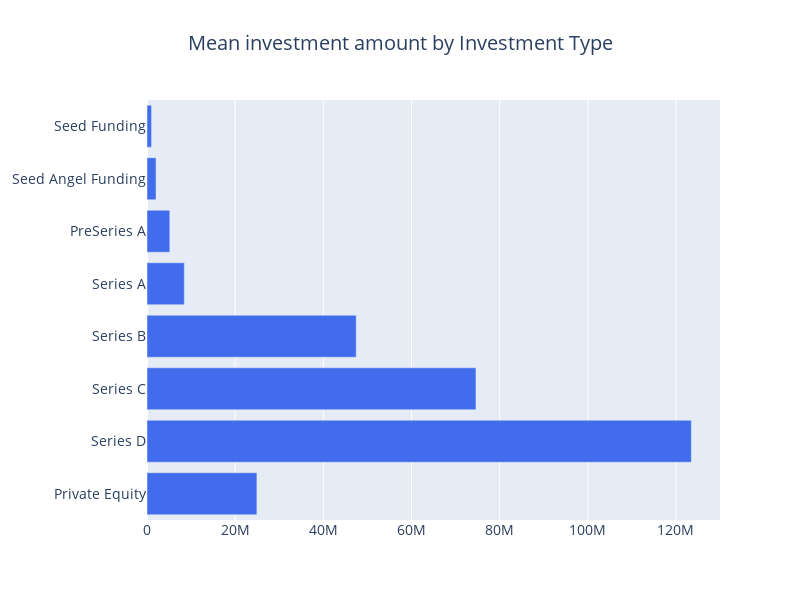

Notebook cell for this chart:
### Markdown cell above
- Private equity funding seems to be the one with high number of deals and the highest sum value of 26.7B raised as well
- Though seed funding has 1388 funding deals, the sum of money raised is just about 775M since they happen during the very early stages of a startup.

### Code cell
cnt_srs = cnt_df["mean"]
cnt_srs = cnt_srs[["Seed Funding", "Seed Angel Funding", "PreSeries A", "Series A", "Series B", "Series C", "Series D", "Private Equity"]]

layout = go.Layout(
    title=go.layout.Title(
        text="Mean investment amount by Investment Type",
        x=0.5
    ),
    font=dict(size=14),
    width=800,
    height=600,
)

data = [horizontal_bar_chart(cnt_srs, "#416DEC")]
fig = go.Figure(data=data, layout=layout)
py.iplot(fig, filename="funding")

### Figure 1 — Plotly figure (JSON) as saved in the notebook; plotly's stock layout.template omitted (floating-point values rounded to 4 significant figures)
{"data": [{"marker": {"color": "#416DEC"}, "orientation": "h", "showlegend": false, "type": "bar", "x": [24930000.0, 123483250, 74620000.0, 47460000.0, 8467000.0, 5171000.0, 2052000.0, 1032000.0], "y": ["Private Equity", "Series D", "Series C", "Series B", "Series A", "PreSeries A", "Seed Angel Funding", "Seed Funding"]}], "layout": {"font": {"size": 14}, "height": 600, "title": {"text": "Mean investment amount by Investment Type", "x": 0.5}, "width": 800}}
